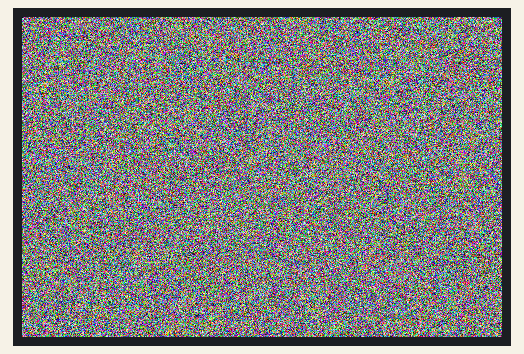
A sketch run on a simulated Arduino Uno, built with avr-gcc and run on an emulated ATmega328P. Parts: 480×320 colour display. Random numbers use the default seed unless the sketch sets one.

Above: at 48.7 s.

The sketch:

TFT_Random_Color_Generator.ino
```cpp
#include <Adafruit_GFX.h>
#include <MCUFRIEND_kbv.h>

MCUFRIEND_kbv tft;

int x = 0;
int y = 0;

void setup() {
  // put your setup code here, to run once:
  unsigned int ID = tft.readID();
  tft.begin(ID);
  tft.setRotation(1);
  tft.fillScreen(0x0000);

  randomSeed(analogRead(A0)); //Ensure randomness so colors aren't same every time

  for (y = 0; y < 320; y++) {
    for (x = 0; x < 480; x++) {
        tft.drawPixel(x, y, RandomColor());
    }
  }
}

void loop() {}

unsigned int RandomColor() {
  unsigned int red = random(0, 32);    // 5-bit red (0-31)
  unsigned int green = random(0, 64);  // 6-bit green (0-63)
  unsigned int blue = random(0, 32);   // 5-bit blue (0-31)

  // Combine the RGB values into a 16-bit RGB565 color format
	//Shift red left by 11 binary bits, and green by 5 bits, blue left alone
	//This generates a direct, 16 bit binary number that can be interpreted
	//as a random RGB565 color

  unsigned int color = (red << 11) | (green << 5) | blue;
  return color; //Return color from function
}
```
